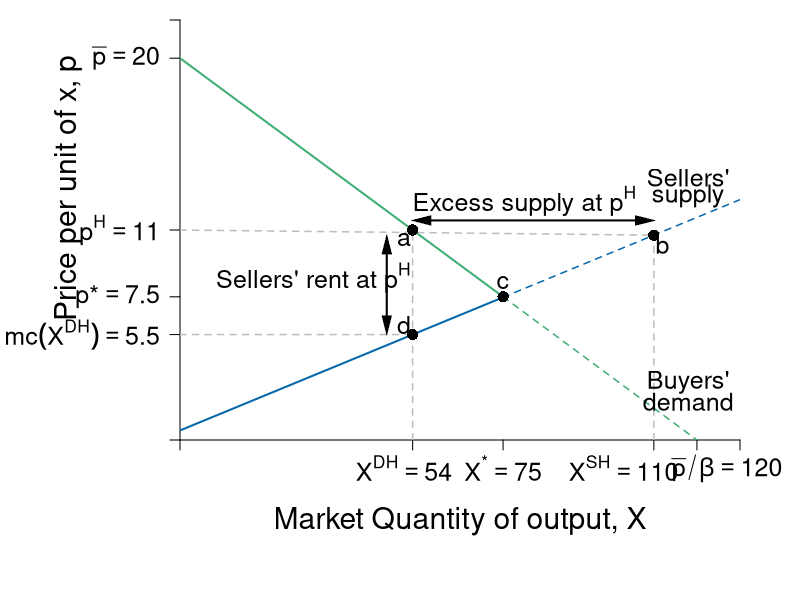

Recreate this plot in R.
require(shape)
pdf(file = "competitionmarkets/demand_supply_excess_S.pdf", width = 9, height = 7)

#Set parameters for graphics
pointsize <- 1.8
axislabelsize <- 1.8
labelsize <- 1.5
namesize <- 1.8
annotatesize <- 1.5
graphlinewidth <- 2
segmentlinewidth <- 1.5

COL <- c("#7fc97f", "#beaed4", "#fdc086", "#ffff99", "#386cb0", "#f0027f", "#bf5b17", "#666666")
COLA <- c("#e0f3db", "#99d8c9","#66c2a4","#41ae76", "#238b45", "#005824")
COLB <- c("#c6dbef", "#4eb3d3", "#2b8cbe", "#0868ac","#084081")
COLC <- c("#fcfbfd", "#efedf5", "#dadaeb", "#bcbddc", "#9e9ac8", "#807dba", "#6a51a3", "#54278f", "#3f007d")

par(mar =  c(8,9, 1, 3))

Demand <- function(x, rmax = 20, xmax = 12, n = 10) {
  rmax - (rmax/(n*xmax))*x
}

mrsA <- function(x, rmax = 20, xmax = 10) {
  rmax - (rmax/xmax)*x
}

uA <- function(x, y, rmax = 20, xmax = 10) {
  y + rmax*x - (1/2)(rmax/xmax)*x^2
}


#Supply <- function(x, c1 = 0, c2 = 0.05){
#  c1 + 2*c2*x
#}

# new supply curve
Supply <- function(x, c1 = 0.5, c2 = 0.0465){
   c1 + 2*c2*x
}

xlims <- c(0, 130)
ylims <- c(0, 22)

npts <- 501 
x <- seq(xlims[1], xlims[2], length.out = npts)
y <- seq(ylims[1], ylims[2], length.out = npts) 
a <- c(46.08, 55, 64)
b <- c(46.08, 55, 64)

plot(0, 0, xlim = xlims, ylim = ylims, type = "n",
     xlab = expression(paste("")),
     ylab = expression(paste("")), 
     xaxt = "n", 
     yaxt = "n", 
     cex.lab = axislabelsize, 
     bty = "n",
     xaxs="i", 
     yaxs="i")

# ticksy <- seq(from = 0, to = ylims[2], by = 2)
# ylabels <- seq(from = 0, to = ylims[2], by = 2)
# ticksx <- seq(from = 0, to = xlims[2], by = 2)
# xlabels <- seq(from = 0, to = xlims[2], by = 2)
ticksy <- c(0, Supply(x = 54), 7.5, 11, 20, ylims[2])
#ylabels <- c(NA,  expression(paste(mc(X^{DH}))), expression(paste(p,"*")), expression(paste(p^H)), expression(paste(bar(p) )), NA)
ylabels <- c(NA,  expression(paste(mc(X^{DH}) == 5.5)), expression(paste(p,"*") == 7.5), expression(paste(p^H) == 11), expression(paste(bar(p)==20 )), NA)
ticksx <- c(0, 54, 75, 110, 120, xlims[2])
#xlabels <- c(NA, expression(paste(X^{DH})), expression(paste(X,"*")), expression(paste(X^{SH})), expression(paste(bar(p)/beta )), NA)
xlabels <- c(NA, expression(paste(X^{DH} == 54)), expression(paste(X^{"*"}) == 75), expression(paste(X^{SH} == 110)), expression(paste(bar(p)/beta ==120 )), NA)

axis(1, at = ticksx, pos = 0, labels = FALSE, cex.axis = labelsize)
text(x = c(0, 52, 75, 103, 127, xlims[2]), par("usr")[3] - 0.5, labels = xlabels, srt = 0, pos = 1, xpd = TRUE, cex = labelsize)
axis(2, at = ticksy, pos = 0, labels = ylabels, las = 1, cex.axis = labelsize)

npts <- 500 
xx1 <- seq(xlims[1], 75, length.out = npts)
xx2 <- seq(75, xlims[2], length.out = npts)

#Lines for mrs graph
lines(xx1, Demand(xx1), col = COLA[4], lwd = graphlinewidth)
lines(xx2, Demand(xx2), col = COLA[4], lty = 2, lwd = segmentlinewidth)
lines(xx1, Supply(xx1), col = COLB[4], lwd = graphlinewidth)
lines(xx2, Supply(xx2), col = COLB[4], lty = 2, lwd = segmentlinewidth)

#lines(xx1, mrsA(xx1, rmax = 20, xmax = 10), col = COLA[4], lwd = graphlinewidth)

# segments(0, 7.5, 75, 7.5, lty = 2, "gray" , lwd = segmentlinewidth)
# segments(75, 0, 75, 7.5, lty = 2, col = "gray" , lwd = segmentlinewidth)
points(75, 7.5, pch = 16, col = "black", cex = 1.5)
text(75, 8.25, expression(c), cex = labelsize)

segments(0, Demand(x = 54), 110, Supply(x = 110), lty = 2, "gray" , lwd = segmentlinewidth)
segments(110, 0, 110, Supply(x = 110), lty = 2, col = "gray" , lwd = segmentlinewidth)
segments(54, 0, 54, Demand(x = 54), lty = 2, col = "gray" , lwd = segmentlinewidth)
segments(0, Supply(x = 54), 54, Supply(x = 54), lty = 2, col = "gray" , lwd = segmentlinewidth)
points(54, Demand(x = 54), pch = 16, col = "black", cex = 1.5)
points(54, Supply(x = 54), pch = 16, col = "black", cex = 1.5)
points(110, Supply(x = 110), pch = 16, col = "black", cex = 1.5)
text(54 - 2, Demand(x = 54) - 0.5, expression(a), cex = labelsize)
text(54 - 2, Supply(x = 54) + 0.5, expression(d), cex = labelsize)
text(110 + 2, Supply(x = 110) - 0.5, expression(b), cex = labelsize)

# segments(0, Supply(x = 60), 84, Demand(x = 84), lty = 2, "gray" , lwd = segmentlinewidth)
# segments(60, 0, 60, Supply(x = 60), lty = 2, col = "gray" , lwd = segmentlinewidth)
# segments(84, 0, 84, Demand(x = 84), lty = 2, col = "gray" , lwd = segmentlinewidth)
# points(60, Supply(x = 60), pch = 16, col = "black", cex = 1.5)
# points(84, Demand(x = 84), pch = 16, col = "black", cex = 1.5)
# text(84, Demand(x = 84) + 0.75, expression(d), cex = labelsize)
# text(60, Supply(x = 60) + 0.75, expression(c), cex = labelsize)


#Label axes
mtext(expression(paste("Market Quantity of output, ", X)), side=1, line = 4, cex = axislabelsize)
text(-26, 0.6*ylims[2], expression(paste("Price per unit of x, ", p)), xpd = TRUE, cex = axislabelsize, srt = 90) 
# 
# points(50, 10, pch = 16, col = "black", cex = 1.5)
# text(52, 10.5, expression(M))

#segments(4.11765, 6.17647, 5.88, 8.88, lty = 1, col = COL[2] , lwd = graphlinewidth)
text(118, 13.75, expression("Sellers'"), cex = labelsize)
text(118, 12.75, expression("supply"), cex = labelsize)
#text(7.3, 2.5, expression("Curve"))

Arrows(56, 11.5, 108, 11.5, col = "black", lty = 1, code = 3, lwd = 2, arr.type = "triangle", arr.lwd = 0.5)
text(80, 12.5, expression(paste("Excess supply at ", p^H)), cex = labelsize)

Arrows(48, 6, 48, 10.25, col = "black", lty = 1, code = 3, lwd = 2, arr.type = "triangle", arr.lwd = 0.5)
text(31, 8.5, expression(paste("Sellers' rent at ", p^H)), cex = labelsize)


# Arrows(62, 5.5, 82, 5.5, col = "black", lty = 1, code = 3, lwd = 2, arr.type = "triangle", arr.lwd = 0.5)
# text(72, 4.75, expression(paste("Excess")), cex = labelsize)
# text(72, 3.75, expression(paste("Demand")), cex = labelsize)
# text(72, 2.75, expression(paste("at ", p^L)), cex = labelsize)


#Label Demand
text(118, 3, expression(paste("Buyers'")), cex = labelsize)
text(118, 2, expression(paste("demand")), cex = labelsize)

dev.off()
